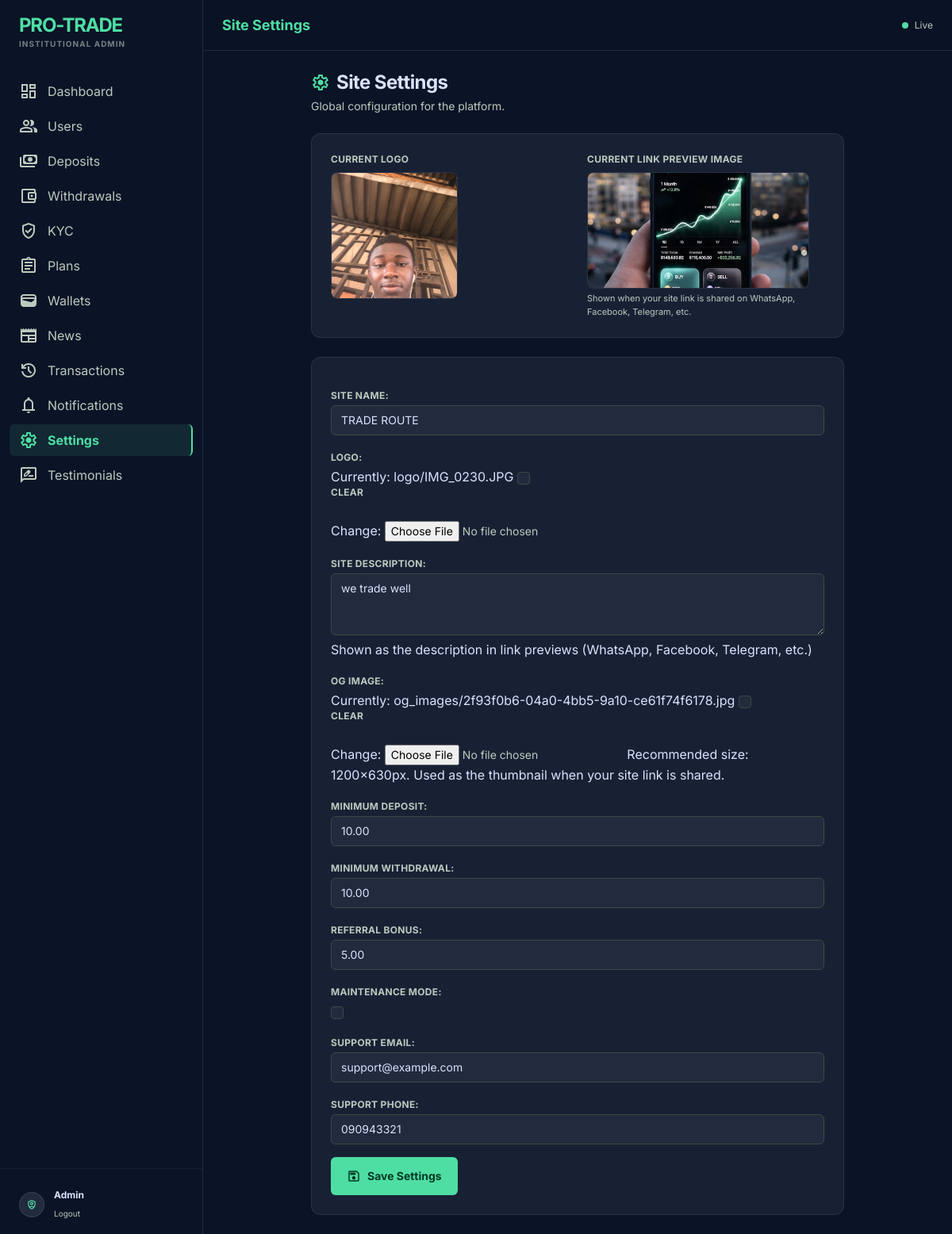
Screenshot of /panel/settings/ (signed in) with the database file from the repository.
### core/models.py (models this page shows, shortened)
class User(AbstractUser):
    id = models.UUIDField(primary_key=True, default=uuid.uuid4, editable=False)
    phone = models.CharField(max_length=20, blank=True)
    country = models.CharField(max_length=100, blank=True)
    referral_code = models.CharField(max_length=20, unique=True)
    referred_by = models.ForeignKey(
        'self',
        on_delete=models.SET_NULL,
        null=True,
        blank=True,
        related_name='referrals'
    )
    balance = models.DecimalField(max_digits=20, decimal_places=2, default=0)
    investment_balance = models.DecimalField(max_digits=20, decimal_places=2, default=0)
    profit_balance = models.DecimalField(max_digits=20, decimal_places=2, default=0)
    referral_balance = models.DecimalField(max_digits=20, decimal_places=2, default=0)
    email_verified = models.BooleanField(default=False)
    phone_verified = models.BooleanField(default=False)
    kyc_verified = models.BooleanField(default=False)
    two_factor_enabled = models.BooleanField(default=False)
    is_admin_user = models.BooleanField(default=False)
    created_at = models.DateTimeField(auto_now_add=True)

class SiteSetting(models.Model):
    site_name = models.CharField(max_length=100)
    logo = models.ImageField(upload_to="logo/", blank=True, null=True)   # <-- add blank=True, null=True
    site_description = models.CharField(
        max_length=300,
        blank=True,
        help_text="Shown as the description in link previews (WhatsApp, Facebook, Telegram, etc.)"
    )
    og_image = models.ImageField(
        upload_to="og_images/",
        blank=True,
        null=True,
        help_text="Recommended size: 1200x630px. Used as the thumbnail when your site link is shared."
    )
    minimum_deposit = models.DecimalField(max_digits=20, decimal_places=2)
    minimum_withdrawal = models.DecimalField(max_digits=20, decimal_places=2)
    referral_bonus = models.DecimalField(max_digits=5, decimal_places=2)
    maintenance_mode = models.BooleanField(default=False)
    support_email = models.EmailField()
    support_phone = models.CharField(max_length=30)

### core/admin_views.py (the view)
# urls.py: path("panel/settings/", admin_views.admin_site_settings_view, name="admin_site_settings"),
@admin_required
def admin_site_settings_view(request):
    settings_obj, _ = SiteSetting.objects.get_or_create(
        pk=1, defaults={
            "site_name": "My Crypto Platform",
            "minimum_deposit": 10,
            "minimum_withdrawal": 10,
            "referral_bonus": 5,
            "support_email": "support@example.com",
            "support_phone": "",
        }
    )
    if request.method == "POST":
        form = SiteSettingForm(request.POST, request.FILES, instance=settings_obj)
        if form.is_valid():
            form.save()
            messages.success(request, "Site settings updated.")
            return redirect("core:admin_site_settings")
    else:
        form = SiteSettingForm(instance=settings_obj)
    return render(request, "core/admin/admin_site_settings.html", {"form": form})

### core/forms.py
class SiteSettingForm(forms.ModelForm):
    class Meta:
        model = SiteSetting
        fields = [
            "site_name", "logo", "site_description", "og_image",
            "minimum_deposit", "minimum_withdrawal",
            "referral_bonus", "maintenance_mode", "support_email", "support_phone",
        ]
        widgets = {
            "site_description": forms.Textarea(attrs={"rows": 3, "maxlength": 300}),
        }

### core/context_processors.py (called while the page is built)
def site_settings(request):
    return {"site_settings": SiteSetting.objects.first()}

def notifications_badge(request):
    if request.user.is_authenticated:
        count = Notification.objects.filter(user=request.user, is_read=False).count()
    else:
        count = 0
    return {"unread_notifications_count": count}

### core/templates/core/admin/admin_site_settings.html (shortened to what this page needs)
{% extends "core/admin/admin_base.html" %}
{% block page_title %}Site Settings{% endblock %}
{% block content %}
<div class="max-w-2xl mx-auto flex flex-col gap-6">
  <div>
    <h1 class="text-2xl font-bold text-on-surface tracking-tight flex items-center gap-2">
      <span class="material-symbols-outlined text-primary">settings</span>Site Settings
    </h1>
    <p class="text-sm text-on-surface-variant mt-1">Global configuration for the platform.</p>
  </div>
  {% if site_settings.logo or site_settings.og_image %}
  <div class="glass-panel rounded-xl p-6 flex flex-col sm:flex-row gap-6">
    {% if site_settings.logo %}
    <div class="flex-1">
      <p class="text-xs font-bold text-on-surface-variant uppercase tracking-wide mb-2">Current Logo</p>
      <div class="rounded-lg overflow-hidden border border-white/10 bg-surface-container-low w-full aspect-square max-w-[160px] flex items-center justify-center">
        <img src="{{ site_settings.logo.url }}" alt="Current site logo" class="w-full h-full object-contain">
      </div>
    </div>
    {% endif %}
    {% if site_settings.og_image %}
    <div class="flex-1">
      <p class="text-xs font-bold text-on-surface-variant uppercase tracking-wide mb-2">Current Link Preview Image</p>
      <div class="rounded-lg overflow-hidden border border-white/10 bg-surface-container-low w-full aspect-[1200/630] max-w-[280px] flex items-center justify-center">
        <img src="{{ site_settings.og_image.url }}" alt="Current link preview image" class="w-full h-full object-cover">
      </div>
      <p class="text-[11px] text-on-surface-variant mt-1">Shown when your site link is shared on WhatsApp, Facebook, Telegram, etc.</p>
    </div>
    {% endif %}
  </div>
  {% endif %}
  <div class="glass-panel rounded-xl p-6">
    <form method="post" enctype="multipart/form-data" class="space-y-4">
      <div class="[&_select]:bg-surface-container-high [&_select]:border-outline-variant [&_select]:text-on-surface [&_select]:rounded-md [&_select]:text-sm [&_select]:w-full
                  [&_input[type=text]]:bg-surface-container-high [&_input[type=text]]:border-outline-variant [&_input[type=text]]:text-on-surface [&_input[type=text]]:rounded-md [&_input[type=text]]:text-sm [&_input[type=text]]:w-full
                  [&_input[type=email]]:bg-surface-container-high [&_input[type=email]]:border-outline-variant [&_input[type=email]]:text-on-surface [&_input[type=email]]:rounded-md [&_input[type=email]]:text-sm [&_input[type=email]]:w-full
                  [&_input[type=number]]:bg-surface-container-high [&_input[type=number]]:border-outline-variant [&_input[type=number]]:text-on-surface [&_input[type=number]]:rounded-md [&_input[type=number]]:text-sm [&_input[type=number]]:w-full
                  [&_input[type=url]]:bg-surface-container-high [&_input[type=url]]:border-outline-variant [&_input[type=url]]:text-on-surface [&_input[type=url]]:rounded-md [&_input[type=url]]:text-sm [&_input[type=url]]:w-full
                  [&_input[type=checkbox]]:rounded [&_input[type=checkbox]]:border-outline-variant [&_input[type=checkbox]]:text-primary [&_input[type=checkbox]]:bg-surface-container-high
                  [&_input[type=file]]:text-on-surface-variant [&_input[type=file]]:text-sm
                  [&_textarea]:bg-surface-container-high [&_textarea]:border-outline-variant [&_textarea]:text-on-surface [&_textarea]:rounded-md [&_textarea]:text-sm [&_textarea]:w-full
                  [&_label]:text-xs [&_label]:font-bold [&_label]:text-on-surface-variant [&_label]:uppercase [&_label]:tracking-wide [&_label]:mb-1 [&_label]:block
                  [&_p]:mb-5 [&_p:last-child]:mb-0
                  [&_hr]:border-white/10 [&_hr]:my-6">
        {{ form.as_p }}
      </div>
      <button type="submit"
              class="w-full sm:w-auto inline-flex items-center justify-center gap-2 bg-primary text-on-primary font-bold text-sm px-5 py-2.5 rounded-md hover:brightness-110 transition-all">
        <span class="material-symbols-outlined text-lg">save</span>Save Settings
      </button>
    </form>
  </div>
</div>
{% endblock %}

### core/templates/core/admin/admin_base.html (shortened to what this page needs)
<!DOCTYPE html>
<html lang="en" class="dark">
<head>
<script src="https://cdn.tailwindcss.com?plugins=forms,container-queries"></script>
</head>
<body class="font-body-md text-body-md">
<aside id="admin-sidebar"
       class="h-screen w-64 fixed left-0 top-0 border-r border-white/10 backdrop-blur-xl bg-surface z-[60] flex flex-col py-4
              -translate-x-full lg:translate-x-0 transition-transform duration-300 ease-in-out">
  <div class="px-6 mb-8 flex items-center justify-between">
    <div>
      <h1 class="text-2xl font-bold text-primary tracking-tighter">PRO-TRADE</h1>
      <p class="text-[10px] uppercase tracking-widest text-on-surface-variant/60 font-bold">Institutional Admin</p>
    </div>
  </div>
  <nav class="flex-1 px-3 space-y-1 overflow-y-auto custom-scrollbar">
    {% url 'core:admin_dashboard' as dash_url %}
    <a href="{{ dash_url }}"
       class="flex items-center gap-3 px-3 py-2 rounded-md cursor-pointer transition-all
       {% if request.path == dash_url %}text-primary bg-primary/10 border-r-2 border-primary font-bold
       {% else %}text-on-surface-variant hover:text-on-surface hover:bg-surface-variant/50{% endif %}">
      <span class="material-symbols-outlined">dashboard</span><span>Dashboard</span>
    </a>
    {% url 'core:admin_users_list' as users_url %}
    <a href="{{ users_url }}"
       class="flex items-center gap-3 px-3 py-2 rounded-md cursor-pointer transition-all
       {% if request.path == users_url %}text-primary bg-primary/10 border-r-2 border-primary font-bold
       {% else %}text-on-surface-variant hover:text-on-surface hover:bg-surface-variant/50{% endif %}">
      <span class="material-symbols-outlined">group</span><span>Users</span>
    </a>
    {% url 'core:admin_deposits_list' as deposits_url %}
    <a href="{{ deposits_url }}"
       class="flex items-center gap-3 px-3 py-2 rounded-md cursor-pointer transition-all
       {% if request.path == deposits_url %}text-primary bg-primary/10 border-r-2 border-primary font-bold
       {% else %}text-on-surface-variant hover:text-on-surface hover:bg-surface-variant/50{% endif %}">
      <span class="material-symbols-outlined">payments</span><span>Deposits</span>
    </a>
    {% url 'core:admin_withdrawals_list' as withdrawals_url %}
    <a href="{{ withdrawals_url }}"
       class="flex items-center gap-3 px-3 py-2 rounded-md cursor-pointer transition-all
       {% if request.path == withdrawals_url %}text-primary bg-primary/10 border-r-2 border-primary font-bold
       {% else %}text-on-surface-variant hover:text-on-surface hover:bg-surface-variant/50{% endif %}">
      <span class="material-symbols-outlined">account_balance_wallet</span><span>Withdrawals</span>
    </a>
    {% url 'core:admin_kyc_list' as kyc_url %}
    <a href="{{ kyc_url }}"
       class="flex items-center gap-3 px-3 py-2 rounded-md cursor-pointer transition-all
       {% if request.path == kyc_url %}text-primary bg-primary/10 border-r-2 border-primary font-bold
       {% else %}text-on-surface-variant hover:text-on-surface hover:bg-surface-variant/50{% endif %}">
      <span class="material-symbols-outlined">verified_user</span><span>KYC</span>
    </a>
    {% url 'core:admin_plans_list' as plans_url %}
    <a href="{{ plans_url }}"
       class="flex items-center gap-3 px-3 py-2 rounded-md cursor-pointer transition-all
       {% if request.path == plans_url %}text-primary bg-primary/10 border-r-2 border-primary font-bold
       {% else %}text-on-surface-variant hover:text-on-surface hover:bg-surface-variant/50{% endif %}">
      <span class="material-symbols-outlined">assignment</span><span>Plans</span>
    </a>
    {% url 'core:admin_wallets_list' as wallets_url %}
    <a href="{{ wallets_url }}"
       class="flex items-center gap-3 px-3 py-2 rounded-md cursor-pointer transition-all
       {% if request.path == wallets_url %}text-primary bg-primary/10 border-r-2 border-primary font-bold
       {% else %}text-on-surface-variant hover:text-on-surface hover:bg-surface-variant/50{% endif %}">
      <span class="material-symbols-outlined">wallet</span><span>Wallets</span>
    </a>
    {% url 'core:admin_news_list' as news_url %}
    <a href="{{ news_url }}"
       class="flex items-center gap-3 px-3 py-2 rounded-md cursor-pointer transition-all
       {% if request.path == news_url %}text-primary bg-primary/10 border-r-2 border-primary font-bold
       {% else %}text-on-surface-variant hover:text-on-surface hover:bg-surface-variant/50{% endif %}">
      <span class="material-symbols-outlined">newspaper</span><span>News</span>
    </a>
    {% url 'core:admin_transactions_list' as tx_url %}
    <a href="{{ tx_url }}"
       class="flex items-center gap-3 px-3 py-2 rounded-md cursor-pointer transition-all
       {% if request.path == tx_url %}text-primary bg-primary/10 border-r-2 border-primary font-bold
       {% else %}text-on-surface-variant hover:text-on-surface hover:bg-surface-variant/50{% endif %}">
      <span class="material-symbols-outlined">history</span><span>Transactions</span>
    </a>
    {% url 'core:admin_send_notification' as notif_url %}
    <a href="{{ notif_url }}"
       class="flex items-center gap-3 px-3 py-2 rounded-md cursor-pointer transition-all
       {% if request.path == notif_url %}text-primary bg-primary/10 border-r-2 border-primary font-bold
       {% else %}text-on-surface-variant hover:text-on-surface hover:bg-surface-variant/50{% endif %}">
      <span class="material-symbols-outlined">notifications</span><span>Notifications</span>
    </a>
    {% url 'core:admin_site_settings' as settings_url %}
    <a href="{{ settings_url }}"
       class="flex items-center gap-3 px-3 py-2 rounded-md cursor-pointer transition-all
       {% if request.path == settings_url %}text-primary bg-primary/10 border-r-2 border-primary font-bold
       {% else %}text-on-surface-variant hover:text-on-surface hover:bg-surface-variant/50{% endif %}">
      <span class="material-symbols-outlined">settings</span><span>Settings</span>
    </a>
    {% url 'core:admin_testimonials_list' as testimonials_url %}
    <a href="{{ testimonials_url }}"
     class="flex items-center gap-3 px-3 py-2 rounded-md cursor-pointer transition-all
     {% if request.path == testimonials_url %}text-primary bg-primary/10 border-r-2 border-primary font-bold
     {% else %}text-on-surface-variant hover:text-on-surface hover:bg-surface-variant/50{% endif %}">
    <span class="material-symbols-outlined">rate_review</span><span>Testimonials</span>
   </a>
  </nav>
  <div class="px-6 pt-6 mt-6 border-t border-white/5">
    <div class="flex items-center gap-3">
      <div class="w-8 h-8 rounded-full bg-surface-container-high flex items-center justify-center border border-white/10">
        <span class="material-symbols-outlined text-primary text-sm">shield_person</span>
      </div>
      <div>
        <p class="text-[12px] font-bold">{{ request.user.get_full_name|default:request.user.username }}</p>
        <a href="{% url 'core:admin_logout' %}" class="text-[10px] text-on-surface-variant hover:text-primary transition-colors">Logout</a>
      </div>
    </div>
  </div>
</aside>
<main class="lg:ml-64 min-h-screen relative z-10 flex flex-col">
  <header class="h-16 flex justify-between items-center px-6 border-b border-white/10 backdrop-blur-md bg-surface/80 sticky top-0 z-50">
    <div class="flex items-center gap-3">
      <h2 class="text-lg font-bold text-primary">{% block page_title %}Admin{% endblock %}</h2>
    </div>
    <div class="flex items-center gap-2 text-on-surface-variant text-xs">
      <span class="w-2 h-2 rounded-full bg-primary animate-pulse"></span>
      <span>Live</span>
    </div>
  </header>
  <div class="p-6 space-y-6 overflow-y-auto max-h-[calc(100vh-4rem)] custom-scrollbar">
    {% block content %}{% endblock %}
  </div>
</main>
</body>
</html>

### core/templates/core/admin/admin_base.html (style rules this page uses)
body { background-color: #0b1326; color: #dae2fd; -webkit-font-smoothing: antialiased; }
.glass-panel { background: rgba(30,41,59,0.7); backdrop-filter: blur(12px); border: 1px solid rgba(255,255,255,0.08); }
.material-symbols-outlined { font-variation-settings: 'FILL' 0, 'wght' 400, 'GRAD' 0, 'opsz' 24; }

### rows the page displays
User: user.get_full_name "Admin"
SiteSetting: logo (picture), og_image (picture), site_name "TRADE ROUTE", site_description "we trade well", minimum_deposit "10.00", minimum_withdrawal "10.00", referral_bonus "5.00", support_email "support@example.com", support_phone "090943321"
